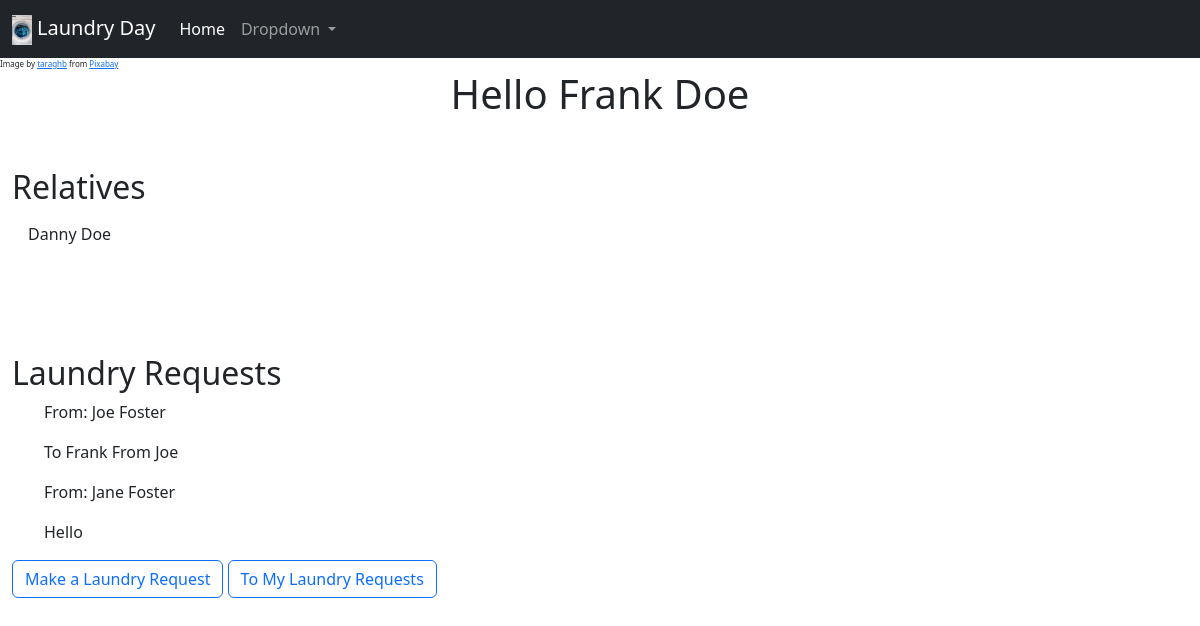
Page /user/4 on the committed database.
### laundry_day/models.py (models this page shows, shortened)
class User(models.Model):
    name = models.CharField(max_length=100)
    def __str__(self):
        return self.name
    class Meta:
        db_table = 'custom_user'
    parent = models.ForeignKey('self',
                               null=True,
                               blank=True,
                               related_name='children',
                               on_delete=models.SET_NULL)
    def get_siblings(self):
        if self.parent:
            return self.parent.children.exclude(id=self.id)
        else:
            return User.objects.none()

class LaundryRequests(models.Model):
    to_user = models.ForeignKey(User, on_delete=models.CASCADE, related_name='to_user')
    from_user = models.ForeignKey(User, on_delete=models.CASCADE, related_name='from_user')
    message = models.CharField(max_length=5000)
    def __str__(self):
        return self.message

### laundry_day/views.py (the view)
# urls.py: path("user/<int:pk>", views.UserDetailView.as_view(), name="user_detail"),
class UserDetailView(generic.DetailView):
    model = User
    template_name = 'laundry_day/user_detail.html'
    context_object_name = 'user'
    def get_context_data(self, **kwargs):
        context = super().get_context_data(**kwargs)
        user = self.object
        laundry_requests = LaundryRequests.objects.filter(to_user=user)
        context['laundry_requests'] = laundry_requests
        context['relatives'] = self.object.get_siblings()
        context['children'] = self.object.children.all()
        return context

### laundry_day/templates/laundry_day/user_detail.html (shortened to what this page needs)
{% extends "laundry_day/base_template.html" %}
{% block content %}
<div class="container-fluid">
    {%if user%}
        <h1 style = "text-align: center;">Hello {{user.name}}</h1>
    {%else%}
        <h1>User not found</h1>
    {%endif%}
        <div style= "margin-top: 50px;">
            <h2>Relatives</h2>
            <ul class= "list-group list-group-flush">
                {%for relative in relatives%}
                    <li class="list-group-item">{{relative.name}}</li>
                {%endfor%}
            </ul>
        </div>
        <div style="margin-top: 100px;">
            <h2 >Laundry Requests</h2>
            <ul>
                {%for request in laundry_requests%}
                    <li class = "list-group-item">
                        <p>From: {{request.from_user}}</p>
                        <p>{{request}}</p></li>
                {%endfor%}
            </ul>
            <a class = "btn btn-outline-primary" href="{%url 'create_laundry_request' pk=user.id %}">Make a Laundry Request</a>
            <a class = "btn btn-outline-primary" href="{%url 'laundry_request_detail' user.id%}">To My Laundry Requests</a>
        </div>
</div>
{% endblock %}

### rows in the picture
User: name "Frank Doe"
User: name "Danny Doe"
LaundryRequests: from_user "Joe Foster", message "To Frank From Joe"
LaundryRequests: from_user "Jane Foster", message "Hello"
